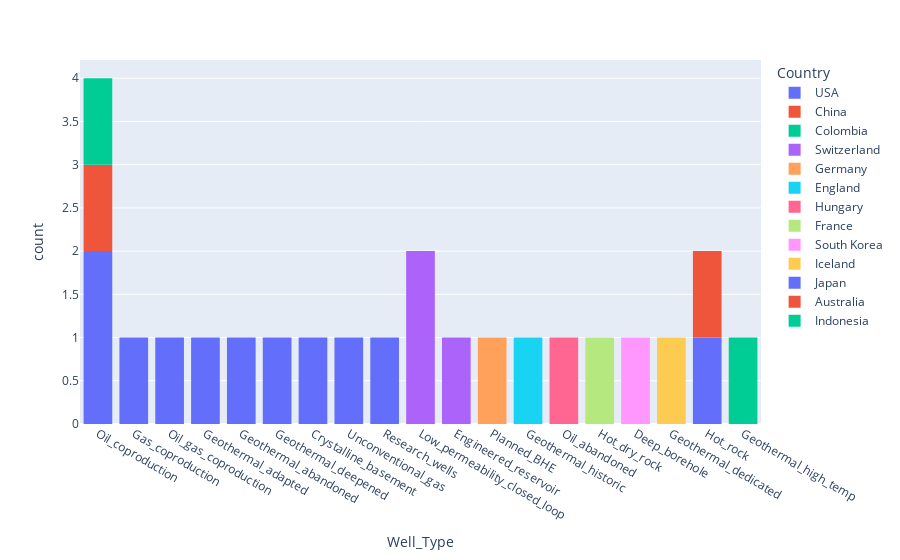

Notebook cell for this chart:
### Code cell
px.histogram(df, x='Well_Type', color='Country')

### Figure 1 — Plotly figure (JSON) as saved in the notebook; plotly's stock layout.template omitted (floating-point values rounded to 4 significant figures)
{"data": [{"bingroup": "x", "hovertemplate": "Country=USA<br>Well_Type=%{x}<br>count=%{y}<extra></extra>", "legendgroup": "USA", "marker": {"color": "#636efa", "pattern": {"shape": ""}}, "name": "USA", "orientation": "v", "showlegend": true, "type": "histogram", "x": ["Oil_coproduction", "Oil_coproduction", "Gas_coproduction", "Oil_gas_coproduction", "Geothermal_adapted", "Geothermal_abandoned", "Geothermal_deepened", "Crystalline_basement", "Unconventional_gas", "Research_wells"], "xaxis": "x", "yaxis": "y"}, {"bingroup": "x", "hovertemplate": "Country=China<br>Well_Type=%{x}<br>count=%{y}<extra></extra>", "legendgroup": "China", "marker": {"color": "#EF553B", "pattern": {"shape": ""}}, "name": "China", "orientation": "v", "showlegend": true, "type": "histogram", "x": ["Oil_coproduction"], "xaxis": "x", "yaxis": "y"}, {"bingroup": "x", "hovertemplate": "Country=Colombia<br>Well_Type=%{x}<br>count=%{y}<extra></extra>", "legendgroup": "Colombia", "marker": {"color": "#00cc96", "pattern": {"shape": ""}}, "name": "Colombia", "orientation": "v", "showlegend": true, "type": "histogram", "x": ["Oil_coproduction"], "xaxis": "x", "yaxis": "y"}, {"bingroup": "x", "hovertemplate": "Country=Switzerland<br>Well_Type=%{x}<br>count=%{y}<extra></extra>", "legendgroup": "Switzerland", "marker": {"color": "#ab63fa", "pattern": {"shape": ""}}, "name": "Switzerland", "orientation": "v", "showlegend": true, "type": "histogram", "x": ["Low_permeability_closed_loop", "Low_permeability_closed_loop", "Engineered_reservoir"], "xaxis": "x", "yaxis": "y"}, {"bingroup": "x", "hovertemplate": "Country=Germany<br>Well_Type=%{x}<br>count=%{y}<extra></extra>", "legendgroup": "Germany", "marker": {"color": "#FFA15A", "pattern": {"shape": ""}}, "name": "Germany", "orientation": "v", "showlegend": true, "type": "histogram", "x": ["Planned_BHE"], "xaxis": "x", "yaxis": "y"}, {"bingroup": "x", "hovertemplate": "Country=England<br>Well_Type=%{x}<br>count=%{y}<extra></extra>", "legendgroup": "England", "marker": {"color": "#19d3f3", "pattern": {"shape": ""}}, "name": "England", "orientation": "v", "showlegend": true, "type": "histogram", "x": ["Geothermal_historic"], "xaxis": "x", "yaxis": "y"}, {"bingroup": "x", "hovertemplate": "Country=Hungary<br>Well_Type=%{x}<br>count=%{y}<extra></extra>", "legendgroup": "Hungary", "marker": {"color": "#FF6692", "pattern": {"shape": ""}}, "name": "Hungary", "orientation": "v", "showlegend": true, "type": "histogram", "x": ["Oil_abandoned"], "xaxis": "x", "yaxis": "y"}, {"bingroup": "x", "hovertemplate": "Country=France<br>Well_Type=%{x}<br>count=%{y}<extra></extra>", "legendgroup": "France", "marker": {"color": "#B6E880", "pattern": {"shape": ""}}, "name": "France", "orientation": "v", "showlegend": true, "type": "histogram", "x": ["Hot_dry_rock"], "xaxis": "x", "yaxis": "y"}, {"bingroup": "x", "hovertemplate": "Country=South Korea<br>Well_Type=%{x}<br>count=%{y}<extra></extra>", "legendgroup": "South Korea", "marker": {"color": "#FF97FF", "pattern": {"shape": ""}}, "name": "South Korea", "orientation": "v", "showlegend": true, "type": "histogram", "x": ["Deep_borehole"], "xaxis": "x", "yaxis": "y"}, {"bingroup": "x", "hovertemplate": "Country=Iceland<br>Well_Type=%{x}<br>count=%{y}<extra></extra>", "legendgroup": "Iceland", "marker": {"color": "#FECB52", "pattern": {"shape": ""}}, "name": "Iceland", "orientation": "v", "showlegend": true, "type": "histogram", "x": ["Geothermal_dedicated"], "xaxis": "x", "yaxis": "y"}, {"bingroup": "x", "hovertemplate": "Country=Japan<br>Well_Type=%{x}<br>count=%{y}<extra></extra>", "legendgroup": "Japan", "marker": {"color": "#636efa", "pattern": {"shape": ""}}, "name": "Japan", "orientation": "v", "showlegend": true, "type": "histogram", "x": ["Hot_rock"], "xaxis": "x", "yaxis": "y"}, {"bingroup": "x", "hovertemplate": "Country=Australia<br>Well_Type=%{x}<br>count=%{y}<extra></extra>", "legendgroup": "Australia", "marker": {"color": "#EF553B", "pattern": {"shape": ""}}, "name": "Australia", "orientation": "v", "showlegend": true, "type": "histogram", "x": ["Hot_rock"], "xaxis": "x", "yaxis": "y"}, {"bingroup": "x", "hovertemplate": "Country=Indonesia<br>Well_Type=%{x}<br>count=%{y}<extra></extra>", "legendgroup": "Indonesia", "marker": {"color": "#00cc96", "pattern": {"shape": ""}}, "name": "Indonesia", "orientation": "v", "showlegend": true, "type": "histogram", "x": ["Geothermal_high_temp"], "xaxis": "x", "yaxis": "y"}], "layout": {"barmode": "relative", "legend": {"title": {"text": "Country"}, "tracegroupgap": 0}, "margin": {"t": 60}, "xaxis": {"anchor": "y", "domain": [0, 1], "title": {"text": "Well_Type"}}, "yaxis": {"anchor": "x", "domain": [0, 1], "title": {"text": "count"}}}}
